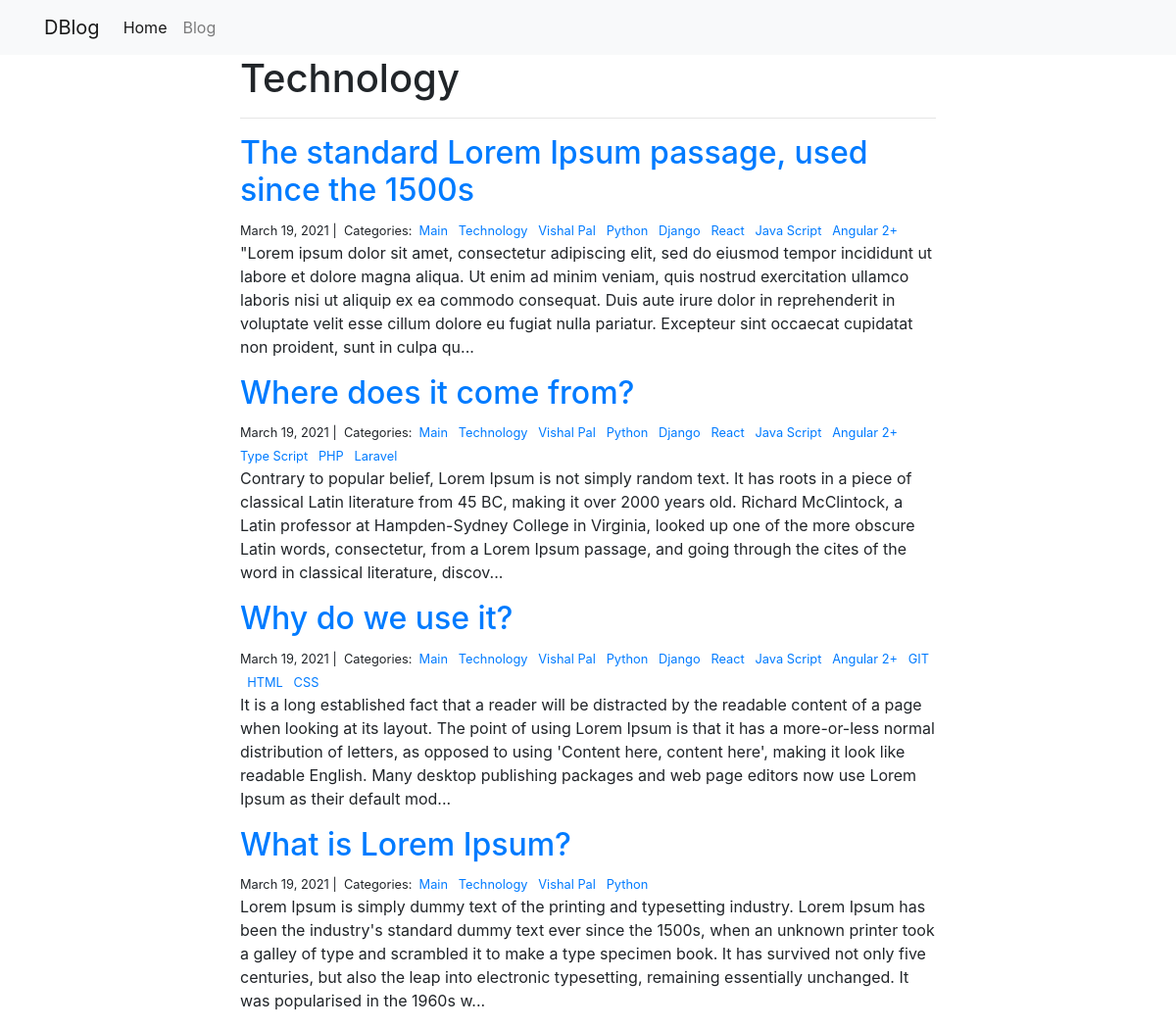
The app's page /blog/Technology/ with its own data.
### blog/models.py (models this page shows)
class Category(models.Model):
    name = models.CharField(max_length=30)

class Post(models.Model):
    title = models.CharField(max_length=255)
    body = models.TextField()
    created_on = models.DateTimeField(auto_now_add=True)
    last_modified = models.DateTimeField(auto_now=True)
    categories = models.ManyToManyField('Category', related_name="posts")

### blog/views.py (the view)
# urls.py: path("<category>/", views.blog_category, name="blog_category"),
def blog_category(request, category):
    posts = Post.objects.filter(
        categories__name__contains=category
    ).order_by('-created_on')
    context = {
        "category": category,
        "posts": posts,
    }
    return render(request, 'blog_category.html', context)

### blog/templates/blog_category.html (shortened to what this page needs)
{% extends "base.html" %}
{% block page_content %}
<div class="col-md-8 offset-md-2">
    <h1>{{ category | title }}</h1>
    <hr>
    {% for post in posts %}
    <h2><a href="{% url 'blog_detail' post.pk%}">{{ post.title }}</a></h2>
    <small>
        {{ post.created_on.date }} |&nbsp;
        Categories:&nbsp;
        {% for category in post.categories.all %}
        <a href="{% url 'blog_category' category.name %}">
            {{ category.name }}
        </a>&nbsp;
        {% endfor %}
    </small>
    <p>{{ post.body | slice:":400" }}...</p>
    {% endfor %}
</div>
{% endblock %}

### records on screen
Category: name "Technology"
Post: title "The standard Lorem Ipsum passage, used since the 1500s", created_on "March 19, 2021", body "\"Lorem ipsum dolor sit amet, consectetur adipiscing elit, sed do eiusmod tempor incididunt ut labore et dolore magna aliqua. Ut enim ad minim veniam, quis nostrud exercitation ullamco laboris nisi ut aliquip ex ea commodo consequat. Duis aute irure dolor in reprehenderit in voluptate velit esse cillum dolore eu fugiat nulla pariatur. Excepteur sint occaecat cupidatat non proident, sunt in culpa qu"
Category: name "Main"
Category: name "Vishal Pal"
Category: name "Python"
Category: name "Django"
Category: name "React"
Category: name "Java Script"
Category: name "Angular 2+"
Post: title "Where does it come from?", created_on "March 19, 2021", body "Contrary to popular belief, Lorem Ipsum is not simply random text. It has roots in a piece of classical Latin literature from 45 BC, making it over 2000 years old. Richard McClintock, a Latin professor at Hampden-Sydney College in Virginia, looked up one of the more obscure Latin words, consectetur, from a Lorem Ipsum passage, and going through the cites of the word in classical literature, discov"
Category: name "Type Script"
Category: name "PHP"
Category: name "Laravel"
Post: title "Why do we use it?", created_on "March 19, 2021", body "It is a long established fact that a reader will be distracted by the readable content of a page when looking at its layout. The point of using Lorem Ipsum is that it has a more-or-less normal distribution of letters, as opposed to using 'Content here, content here', making it look like readable English. Many desktop publishing packages and web page editors now use Lorem Ipsum as their default mod"
Category: name "GIT"
Category: name "HTML"
Category: name "CSS"
Post: title "What is Lorem Ipsum?", created_on "March 19, 2021", body "Lorem Ipsum is simply dummy text of the printing and typesetting industry. Lorem Ipsum has been the industry's standard dummy text ever since the 1500s, when an unknown printer took a galley of type and scrambled it to make a type specimen book. It has survived not only five centuries, but also the leap into electronic typesetting, remaining essentially unchanged. It was popularised in the 1960s w"
